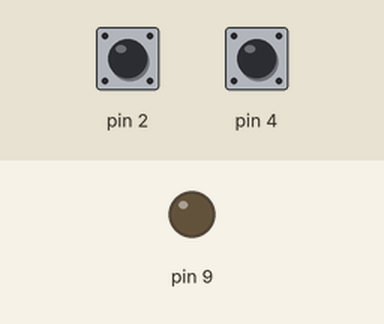
Recording of a sketch running on a simulated Arduino Uno, built with avr-gcc and run on an emulated ATmega328P. On the bench: output pins drawn as LEDs (lit = HIGH). The test bench sets the inputs (shaded band); at power-on: pin 2 HIGH, pin 4 HIGH.

Above: at 1.2 s.
1.3 s: pin 2 pulled LOW for 0.15 s
At 1.9 s:
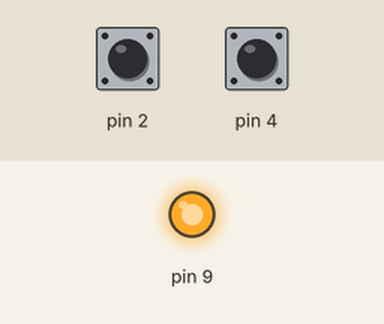
Timing chart, 0 to 10.4 s (numbered marks = the images above; inputs shaded):
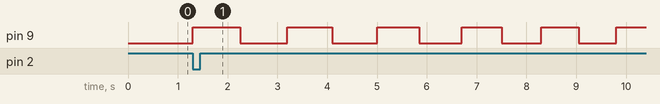

Measured:
- after the input at 1.3 s, pin 9: LOW → HIGH at once, then repeats every 1.9 s: LOW 0.95 s, HIGH 0.90 s

The sketch:

Gas_and_Brake.ino
```cpp
int counter=1000;
int counter2=0;
void setup() {
  pinMode(2,INPUT);
  digitalWrite(2,HIGH); //Turns on the pull up resistor
  pinMode(4,INPUT);
  digitalWrite(4,HIGH);
  pinMode(9,OUTPUT);
}

void loop() {
  if(digitalRead(2)==LOW)
  {
    for(int i=0;i<20;i++)
  {
   counter=counter-50;
   digitalWrite(9,HIGH);
   delay(counter);
   digitalWrite(9,LOW);
   delay(counter);
   if (counter==0)
   {
    counter=1000;
   }
  }
  }
  else if(digitalRead(4)==LOW)
  {
    for(int i=0;i<20;i++)
  {
   counter2=counter2+50;
   digitalWrite(9,HIGH);
   delay(counter2);
   digitalWrite(9,LOW);
   delay(counter2);
   if (counter2==1000)
   {
    counter2=0;
   }
  }
  }
  else
  {
    digitalWrite(9,LOW);
  }
}
```
